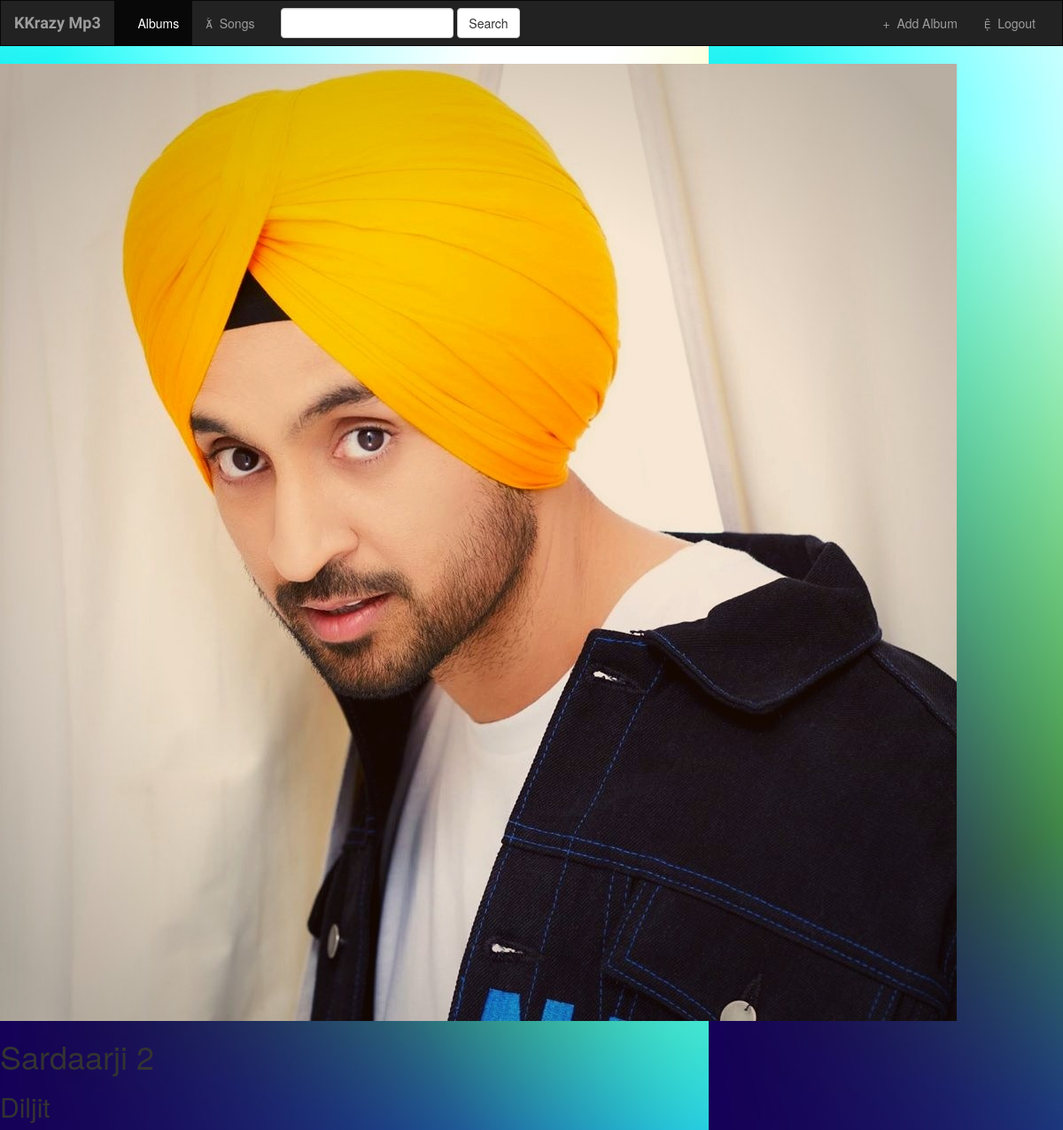
/music/5, run on the app's committed database.
### music/models.py (models this page shows, shortened)
class Album(models.Model):
    artist = models.CharField(max_length=250)
    album_title = models.CharField(max_length=250)
    genre = models.CharField(max_length=100)
    album_logo = models.FileField()

### music/views.py (the view)
# urls.py: url(r'^(?P<pk>[0-9]+)$',views.DetailView.as_view(),name='detail'),
class DetailView(generic.DetailView):
	model = Album
	template_name = 'music/detail.html'

### music/templates/music/detail.html (shortened to what this page needs)
<!DOCTYPE html>
<html lang="en">
<head>
    {% extends 'music/base.html' %}
{% block body %}
    <img src="{{ album.album_logo.url }}">
    <h1>
        {{ album.album_title }}
    </h1>
    <h2>
        {{ album.artist }}
    </h2>
{% endblock %}

### music/static/music/style.css (style rules this page uses)
body { background: white url("images/back2.jpeg"); }

### data on the page
Album: album_logo (picture), album_title "Sardaarji 2", artist "Diljit"
